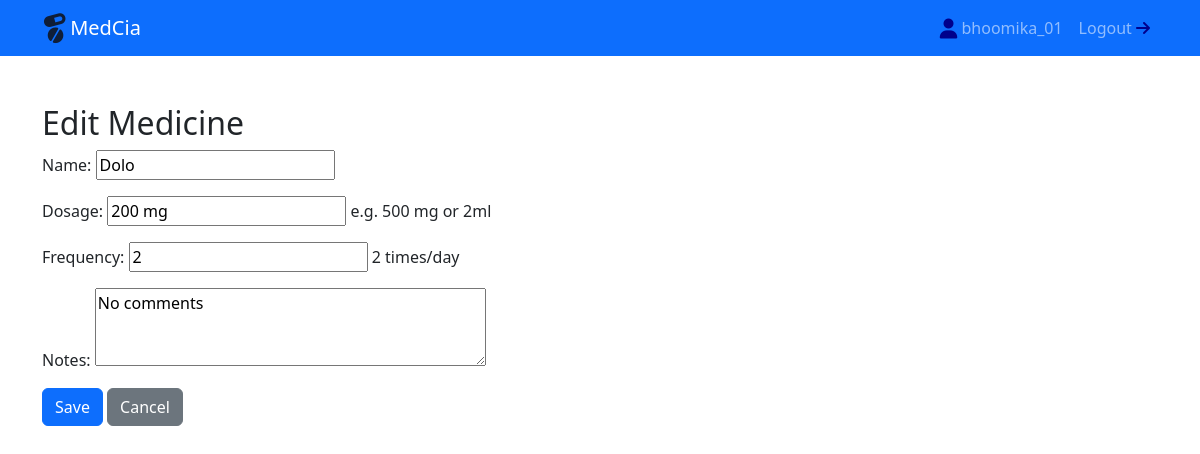
The page /medicine/1/edit/ (signed in) on the database its author committed.
### medicines/models.py (models this page shows, shortened)
class Medicine(models.Model):
    owner=models.ForeignKey(User, on_delete=models.CASCADE, related_name='medicines')
    name=models.CharField(max_length=200)
    dosage=models.CharField(max_length=200, help_text='e.g. 500 mg or 2ml')
    frequency=models.CharField(max_length=100, help_text='2 times/day')
    notes=models.TextField(blank=True, null=True)
    created_at=models.DateTimeField(auto_now_add=True)
    updated_at=models.DateTimeField(auto_now=True)
    class Meta:
        ordering=['-created_at']

### medicines/views.py (the view)
# urls.py: path('medicine/<int:pk>/edit/', views.medicine_update, name='medicine_edit'),
@login_required
def medicine_update(request, pk):
    med=get_object_or_404(Medicine, pk=pk, owner=request.user)
    if request.method=='POST':
        form=MedicineForm(request.POST, instance=med)
        if form.is_valid():
            form.save()
            messages.success(request, "Medicine updated!!")
            return redirect('medicines:dashboard')
    else:
        form=MedicineForm(instance=med)
    return render(request, 'medicines/medicine_form.html', {'form': form, 'title': 'Edit Medicine'})

### medicines/forms.py
class MedicineForm(forms.ModelForm):
    class Meta:
        model=Medicine
        fields=['name', 'dosage', 'frequency', 'notes']
        widgets={
            'notes': forms.Textarea(attrs={'rows': 3}),
        }

### medicines/templates/medicines/medicine_form.html (shortened to what this page needs)
{% extends 'medicines/base.html' %}
{% block content %}
  <h2>{{ title }}</h2>
  <form method="post">
    {{ form.as_p }}
    <button class="btn btn-primary" type="submit">Save</button>
    <a class="btn btn-secondary" href="{% url 'medicines:dashboard' %}">Cancel</a>
  </form>
{% endblock %}

### medicines/templates/medicines/base.html (shortened to what this page needs)
<!doctype html>
<html lang="en">
  <head>
    <link href="https://cdn.jsdelivr.net/npm/bootstrap@5.3.0/dist/css/bootstrap.min.css" rel="stylesheet">
    {% load static %}
    <link rel="stylesheet" href="{% static 'medicines/style.css' %}">
  </head>
  <body>
    <nav class="navbar navbar-expand-lg navbar-dark bg-primary mb-5">
      <div class="container">
        <a class="navbar-brand" href="{% url 'medicines:dashboard' %}"><i class="fa-solid fa-pills fa-rotate-by fa-lg" style="color: #0f1e38; --fa-rotate-angle: 75deg;"></i>MedCia</a>
        <div class="collapse navbar-collapse">
          <ul class="navbar-nav ms-auto">
            {% if user.is_authenticated %}
              <li class="nav-item"><a class="nav-link" href="#"><i class="fa-duotone fa-solid fa-user fa-lg" style="color: darkblue;"></i> {{ user.username }}</a></li>
              <li class="nav-item"><a class="nav-link" href="{% url 'medicines:logout' %}">Logout <i class="fa-solid fa-arrow-right" style="color: darkblue;"></i></a></li>
            {% else %}
              <li class="nav-item"><a class="nav-link" href="{% url 'medicines:login' %}">Login</a></li>
              <li class="nav-item"><a class="nav-link" href="{% url 'medicines:signup' %}">Signup</a></li>
            {% endif %}
          </ul>
        </div>
      </div>
    </nav>
    <div class="container">
      {% block content %}{% endblock %}
    </div>
  </body>
</html>

### medicines/static/medicines/style.css (style rules this page uses)
body { padding-bottom: 40px; }

### rows shown on the page
Medicine: name "Dolo", dosage "200 mg", frequency "2", notes "No comments"

### other values the page prints
{{ user.username }} "bhoomika_01"
{{ title }} "Edit Medicine"
